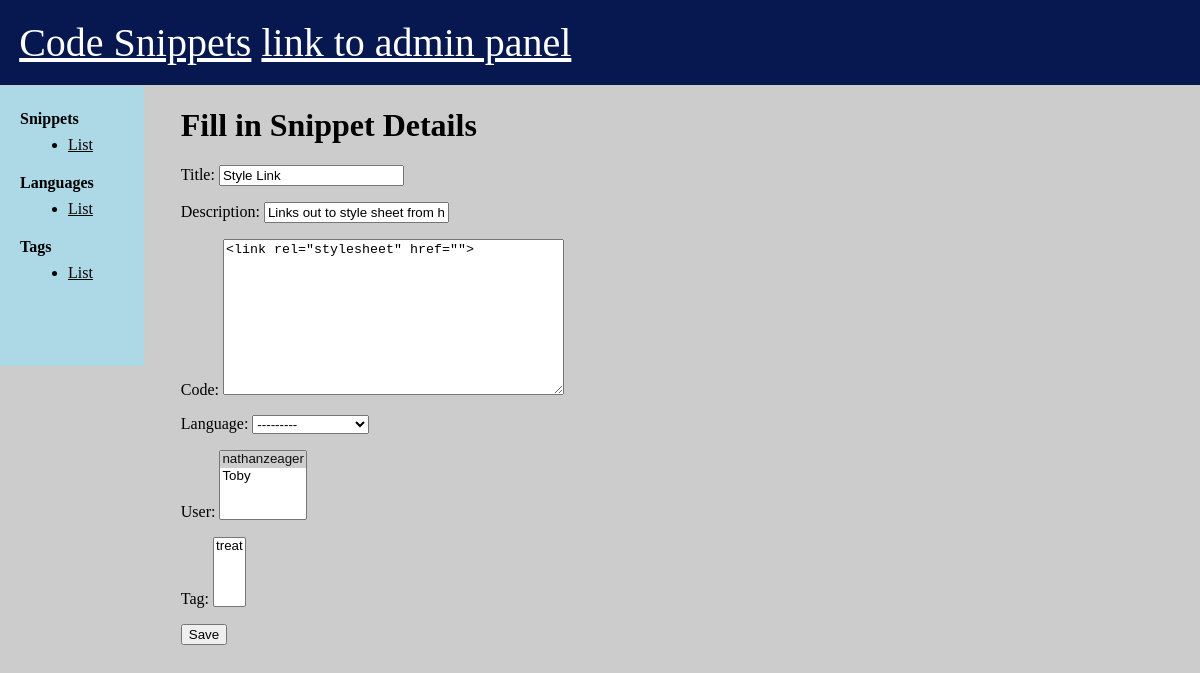
Before: /snippets/3/edit/ with the older database file.
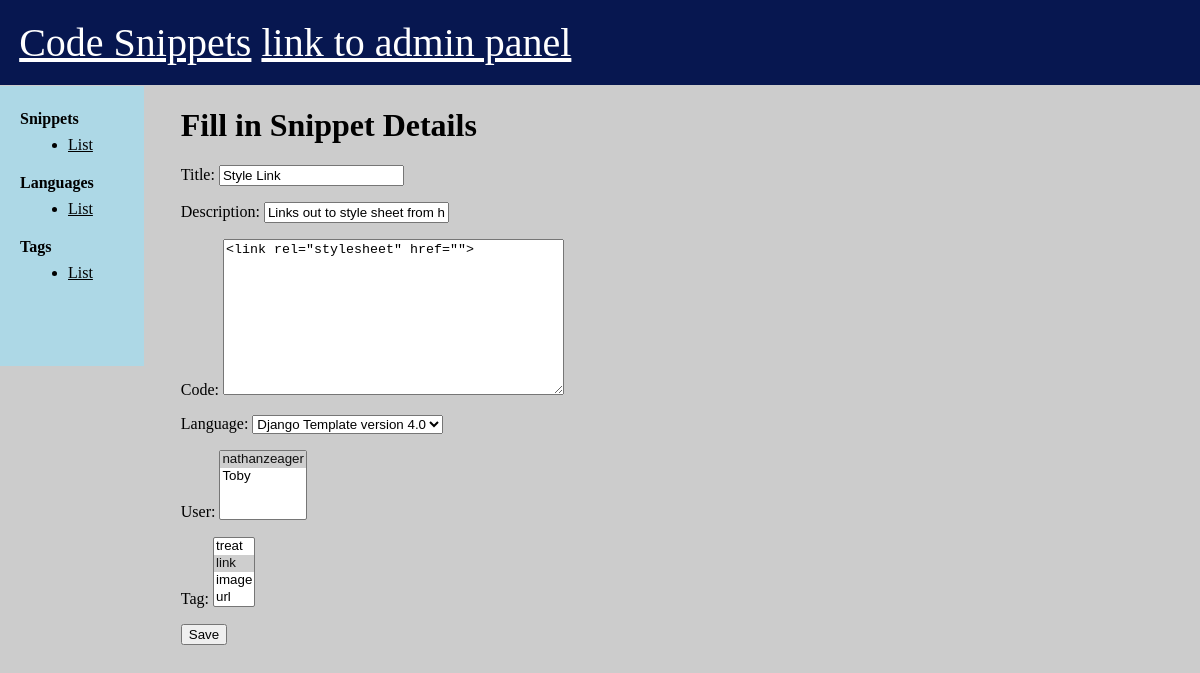
After: the same page with the newer database file.
### snippets/models.py (models this page shows, shortened)
class Snippet(models.Model):
    title = models.CharField(max_length=255, default='')
    description = models.CharField(max_length=512, default='', blank=True)
    code = models.TextField()
    language = models.ForeignKey(
        'Language', on_delete=models.CASCADE, related_name='snippets', blank=True, null=True)
    user = models.ManyToManyField(
        'User', related_name='snippets')
    created_at = models.DateTimeField(auto_now_add=True)
    tag = models.ManyToManyField('Tag', related_name='snippets', blank=True)

### snippets/views.py (the view)
# urls.py: path('snippets/<int:pk>/edit/', views.edit_snippet, name='edit_snippet'),
def edit_snippet(request, pk):
    snippet = get_object_or_404(Snippet, pk=pk)
    if request.method == "POST":
        form = SnippetForm(request.POST, instance=snippet)
        if form.is_valid():
            snippet = form.save(commit=False)
            snippet.save()
            return redirect('detail_snippet', pk=snippet.pk)
    else:
        form = SnippetForm(instance=snippet)
    return render(request, 'snippets/edit_snippet.html', {'form': form})

### snippets/forms.py
class SnippetForm(forms.ModelForm):
    class Meta:
        model = Snippet
        fields = ('title', 'description', 'code', 'language', 'user', 'tag')

### snippets/models.py (called while the page is built)
    def __str__(self):
        return f'{self.name} version {self.version}'

    def __str__(self):
        return f'{self.name}'

### templates/snippets/edit_snippet.html (shortened to what this page needs)
{% extends 'base.html' %}
{% block content %}
    <h1>Fill in Snippet Details</h1>
    <form method="POST" class="album-form">
        {{ form.as_p }}
        <button type="submit">Save</button>
    </form>
{% endblock content %}

Changed rows visible on the page:
changed Snippet "Style Link": language "---------" → "Django Template version 4.0"
Other visible differences:
form field tag: "treat" → "treat / link ☑ / image / url"
